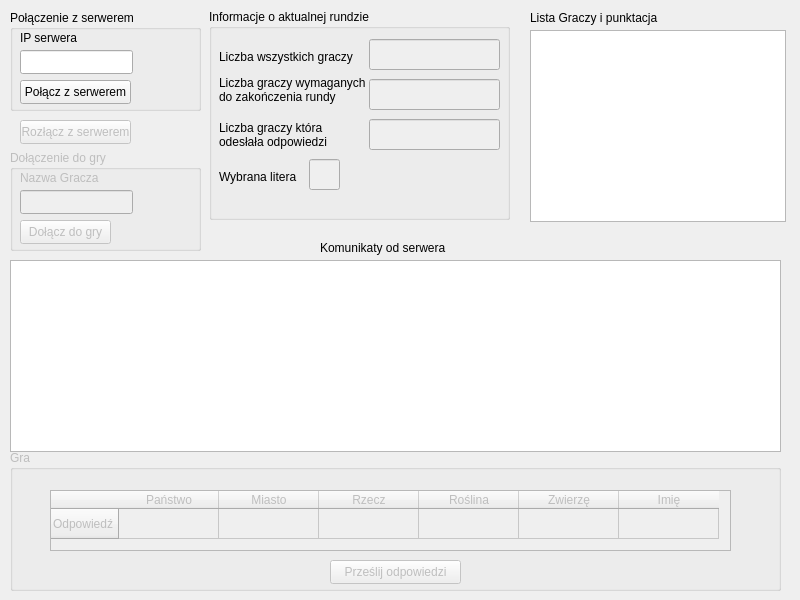
<?xml version="1.0" encoding="UTF-8"?>
<ui version="4.0">
 <class>MainWindow</class>
 <widget class="QMainWindow" name="MainWindow">
  <property name="geometry">
   <rect>
    <x>0</x>
    <y>0</y>
    <width>800</width>
    <height>600</height>
   </rect>
  </property>
  <property name="minimumSize">
   <size>
    <width>800</width>
    <height>600</height>
   </size>
  </property>
  <property name="maximumSize">
   <size>
    <width>800</width>
    <height>600</height>
   </size>
  </property>
  <property name="windowTitle">
   <string>Gra państwa miasta</string>
  </property>
  <widget class="QWidget" name="centralwidget">
   <widget class="QLabel" name="label_2">
    <property name="geometry">
     <rect>
      <x>530</x>
      <y>10</y>
      <width>131</width>
      <height>16</height>
     </rect>
    </property>
    <property name="text">
     <string>Lista Graczy i punktacja</string>
    </property>
   </widget>
   <widget class="QTableView" name="playerTable">
    <property name="geometry">
     <rect>
      <x>530</x>
      <y>30</y>
      <width>256</width>
      <height>192</height>
     </rect>
    </property>
   </widget>
   <widget class="QGroupBox" name="Runda">
    <property name="geometry">
     <rect>
      <x>209</x>
      <y>9</y>
      <width>301</width>
      <height>211</height>
     </rect>
    </property>
    <property name="title">
     <string>Informacje o aktualnej rundzie</string>
    </property>
    <widget class="QLineEdit" name="signLine">
     <property name="enabled">
      <bool>false</bool>
     </property>
     <property name="geometry">
      <rect>
       <x>100</x>
       <y>150</y>
       <width>31</width>
       <height>31</height>
      </rect>
     </property>
     <property name="readOnly">
      <bool>true</bool>
     </property>
    </widget>
    <widget class="QLabel" name="label_3">
     <property name="geometry">
      <rect>
       <x>10</x>
       <y>160</y>
       <width>81</width>
       <height>16</height>
      </rect>
     </property>
     <property name="text">
      <string>Wybrana litera</string>
     </property>
    </widget>
    <widget class="QLabel" name="label_4">
     <property name="geometry">
      <rect>
       <x>10</x>
       <y>40</y>
       <width>141</width>
       <height>16</height>
      </rect>
     </property>
     <property name="text">
      <string>Liczba wszystkich graczy</string>
     </property>
    </widget>
    <widget class="QLineEdit" name="allPlayersLine">
     <property name="enabled">
      <bool>false</bool>
     </property>
     <property name="geometry">
      <rect>
       <x>160</x>
       <y>30</y>
       <width>131</width>
       <height>31</height>
      </rect>
     </property>
     <property name="readOnly">
      <bool>true</bool>
     </property>
    </widget>
    <widget class="QLineEdit" name="requiredPlayersLine">
     <property name="enabled">
      <bool>false</bool>
     </property>
     <property name="geometry">
      <rect>
       <x>160</x>
       <y>70</y>
       <width>131</width>
       <height>31</height>
      </rect>
     </property>
     <property name="readOnly">
      <bool>true</bool>
     </property>
    </widget>
    <widget class="QLineEdit" name="currentPlayersLine">
     <property name="enabled">
      <bool>false</bool>
     </property>
     <property name="geometry">
      <rect>
       <x>160</x>
       <y>110</y>
       <width>131</width>
       <height>31</height>
      </rect>
     </property>
     <property name="readOnly">
      <bool>true</bool>
     </property>
    </widget>
    <widget class="QLabel" name="label_5">
     <property name="geometry">
      <rect>
       <x>10</x>
       <y>60</y>
       <width>151</width>
       <height>41</height>
      </rect>
     </property>
     <property name="text">
      <string>Liczba graczy wymaganych do zakończenia rundy</string>
     </property>
     <property name="wordWrap">
      <bool>true</bool>
     </property>
    </widget>
    <widget class="QLabel" name="label_6">
     <property name="geometry">
      <rect>
       <x>10</x>
       <y>110</y>
       <width>131</width>
       <height>31</height>
      </rect>
     </property>
     <property name="text">
      <string>Liczba graczy która odesłała odpowiedzi</string>
     </property>
     <property name="wordWrap">
      <bool>true</bool>
     </property>
    </widget>
   </widget>
   <widget class="QTextBrowser" name="serwerMessages">
    <property name="geometry">
     <rect>
      <x>10</x>
      <y>260</y>
      <width>771</width>
      <height>192</height>
     </rect>
    </property>
   </widget>
   <widget class="QLabel" name="label_7">
    <property name="geometry">
     <rect>
      <x>320</x>
      <y>240</y>
      <width>171</width>
      <height>16</height>
     </rect>
    </property>
    <property name="text">
     <string>Komunikaty od serwera</string>
    </property>
   </widget>
   <widget class="QPushButton" name="disconnectButton">
    <property name="enabled">
     <bool>false</bool>
    </property>
    <property name="geometry">
     <rect>
      <x>20</x>
      <y>120</y>
      <width>111</width>
      <height>24</height>
     </rect>
    </property>
    <property name="text">
     <string>Rozłącz z serwerem</string>
    </property>
   </widget>
   <widget class="QGroupBox" name="connectBox">
    <property name="geometry">
     <rect>
      <x>10</x>
      <y>10</y>
      <width>191</width>
      <height>101</height>
     </rect>
    </property>
    <property name="title">
     <string>Połączenie z serwerem</string>
    </property>
    <widget class="QLabel" name="label_8">
     <property name="geometry">
      <rect>
       <x>10</x>
       <y>20</y>
       <width>81</width>
       <height>16</height>
      </rect>
     </property>
     <property name="text">
      <string>IP serwera</string>
     </property>
    </widget>
    <widget class="QLineEdit" name="serwerIP">
     <property name="geometry">
      <rect>
       <x>10</x>
       <y>40</y>
       <width>113</width>
       <height>24</height>
      </rect>
     </property>
    </widget>
    <widget class="QPushButton" name="connectButton">
     <property name="geometry">
      <rect>
       <x>10</x>
       <y>70</y>
       <width>111</width>
       <height>24</height>
      </rect>
     </property>
     <property name="text">
      <string>Połącz z serwerem</string>
     </property>
    </widget>
   </widget>
   <widget class="QGroupBox" name="joinBox">
    <property name="enabled">
     <bool>false</bool>
    </property>
    <property name="geometry">
     <rect>
      <x>10</x>
      <y>150</y>
      <width>191</width>
      <height>101</height>
     </rect>
    </property>
    <property name="title">
     <string>Dołączenie do gry</string>
    </property>
    <widget class="QPushButton" name="joinButton">
     <property name="geometry">
      <rect>
       <x>10</x>
       <y>70</y>
       <width>91</width>
       <height>24</height>
      </rect>
     </property>
     <property name="text">
      <string>Dołącz do gry</string>
     </property>
    </widget>
    <widget class="QLineEdit" name="playerName">
     <property name="geometry">
      <rect>
       <x>10</x>
       <y>40</y>
       <width>113</width>
       <height>24</height>
      </rect>
     </property>
    </widget>
    <widget class="QLabel" name="label">
     <property name="geometry">
      <rect>
       <x>10</x>
       <y>20</y>
       <width>81</width>
       <height>16</height>
      </rect>
     </property>
     <property name="text">
      <string>Nazwa Gracza</string>
     </property>
    </widget>
   </widget>
   <widget class="QGroupBox" name="gameBox">
    <property name="enabled">
     <bool>false</bool>
    </property>
    <property name="geometry">
     <rect>
      <x>10</x>
      <y>450</y>
      <width>771</width>
      <height>141</height>
     </rect>
    </property>
    <property name="title">
     <string>Gra</string>
    </property>
    <widget class="QPushButton" name="sendButton">
     <property name="geometry">
      <rect>
       <x>320</x>
       <y>110</y>
       <width>131</width>
       <height>24</height>
      </rect>
     </property>
     <property name="text">
      <string>Prześlij odpowiedzi</string>
     </property>
    </widget>
    <widget class="QTableWidget" name="playerAnswersTable">
     <property name="geometry">
      <rect>
       <x>40</x>
       <y>40</y>
       <width>681</width>
       <height>61</height>
      </rect>
     </property>
     <property name="layoutDirection">
      <enum>Qt::LayoutDirection::LeftToRight</enum>
     </property>
     <row>
      <property name="text">
       <string>Odpowiedź</string>
      </property>
     </row>
     <column>
      <property name="text">
       <string>Państwo</string>
      </property>
     </column>
     <column>
      <property name="text">
       <string>Miasto</string>
      </property>
     </column>
     <column>
      <property name="text">
       <string>Rzecz</string>
      </property>
     </column>
     <column>
      <property name="text">
       <string>Roślina</string>
      </property>
     </column>
     <column>
      <property name="text">
       <string>Zwierzę</string>
      </property>
     </column>
     <column>
      <property name="text">
       <string>Imię</string>
      </property>
     </column>
    </widget>
   </widget>
  </widget>
 </widget>
 <resources/>
 <connections/>
</ui>
